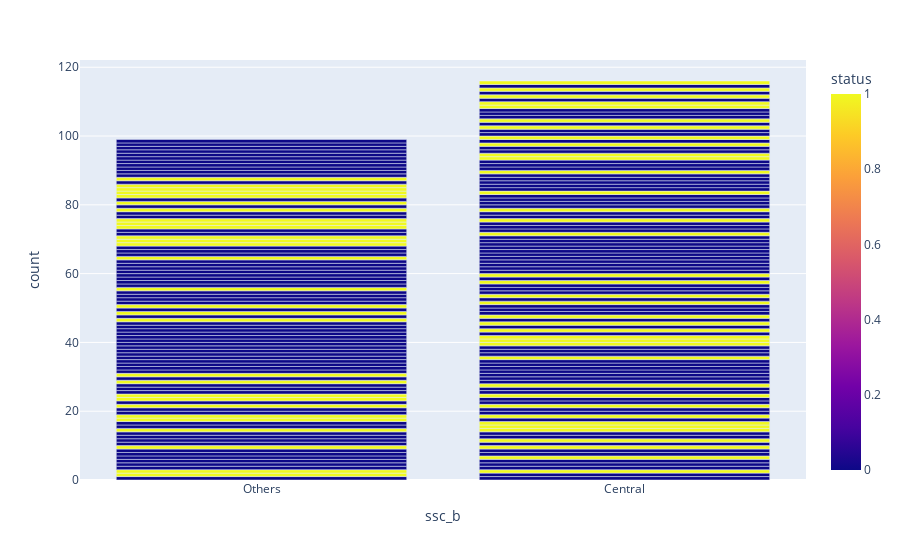

Notebook code cell kept with this figure:
### Code cell
fig = px.bar(df, x="ssc_b", color="status")
fig.show()

### Figure 1 — Plotly figure (JSON) as saved in the notebook; plotly's stock layout.template omitted (floating-point values rounded to 4 significant figures; data arrays with more than 128 entries replaced by an {"elided": "..."} marker saying what was removed)
{"data": [{"alignmentgroup": "True", "hovertemplate": "ssc_b=%{x}<br>count=%{y}<br>status=%{marker.color}<extra></extra>", "legendgroup": "", "marker": {"color": {"elided": "215 int values"}, "coloraxis": "coloraxis", "pattern": {"shape": ""}}, "name": "", "offsetgroup": "", "orientation": "v", "showlegend": false, "textposition": "auto", "type": "bar", "x": {"elided": "215 str values"}, "xaxis": "x", "y": {"elided": "215 int values"}, "yaxis": "y"}], "layout": {"barmode": "relative", "coloraxis": {"colorbar": {"title": {"text": "status"}}, "colorscale": [[0, "#0d0887"], [0.1111, "#46039f"], [0.2222, "#7201a8"], [0.3333, "#9c179e"], [0.4444, "#bd3786"], [0.5556, "#d8576b"], [0.6667, "#ed7953"], [0.7778, "#fb9f3a"], [0.8889, "#fdca26"], [1, "#f0f921"]]}, "legend": {"tracegroupgap": 0}, "margin": {"t": 60}, "xaxis": {"anchor": "y", "domain": [0, 1], "title": {"text": "ssc_b"}}, "yaxis": {"anchor": "x", "domain": [0, 1], "title": {"text": "count"}}}}
